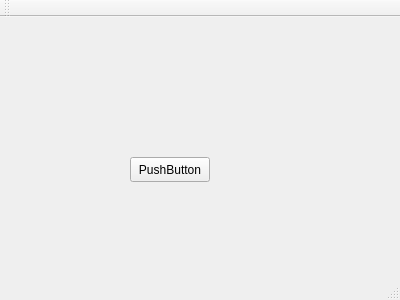
<?xml version="1.0" encoding="UTF-8"?>
<ui version="4.0">
 <class>MainWindow</class>
 <widget class="QMainWindow" name="MainWindow">
  <property name="geometry">
   <rect>
    <x>0</x>
    <y>0</y>
    <width>400</width>
    <height>300</height>
   </rect>
  </property>
  <property name="windowTitle">
   <string>MainWindow</string>
  </property>
  <widget class="QWidget" name="centralWidget">
   <widget class="QPushButton" name="pushButton">
    <property name="geometry">
     <rect>
      <x>130</x>
      <y>140</y>
      <width>80</width>
      <height>25</height>
     </rect>
    </property>
    <property name="text">
     <string>PushButton</string>
    </property>
   </widget>
  </widget>
  <widget class="QMenuBar" name="menuBar">
   <property name="geometry">
    <rect>
     <x>0</x>
     <y>0</y>
     <width>400</width>
     <height>25</height>
    </rect>
   </property>
  </widget>
  <widget class="QToolBar" name="mainToolBar">
   <attribute name="toolBarArea">
    <enum>TopToolBarArea</enum>
   </attribute>
   <attribute name="toolBarBreak">
    <bool>false</bool>
   </attribute>
  </widget>
  <widget class="QStatusBar" name="statusBar"/>
 </widget>
 <layoutdefault spacing="6" margin="11"/>
 <resources/>
 <connections/>
</ui>
